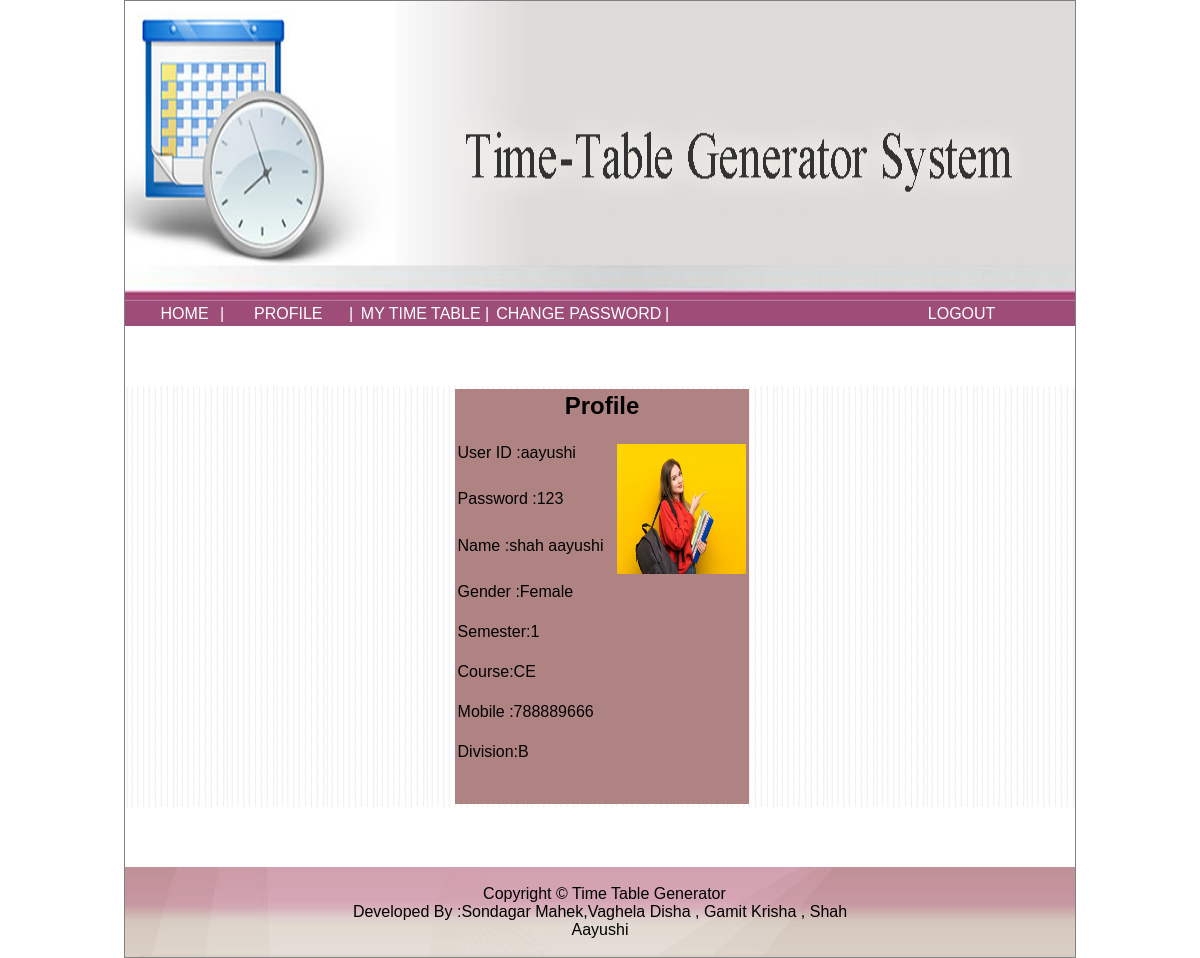
/student/profile.php (signed in), run on the app's committed database.
### tables this page shows
CREATE TABLE `reg` (
  `uname` varchar(20) NOT NULL,
  `pass` varchar(12) DEFAULT NULL,
  `cpass` varchar(12) DEFAULT NULL,
  `name` varchar(30) DEFAULT NULL,
  `gender` varchar(6) DEFAULT NULL,
  `mobile` decimal(10,0) DEFAULT NULL,
  `address` varchar(100) DEFAULT NULL,
  `status` varchar(30) DEFAULT NULL,
  `sem` varchar(10) DEFAULT NULL,
  `course` varchar(20) DEFAULT NULL,
  `photo` varchar(200) DEFAULT NULL,
  `division` varchar(5) NOT NULL
);

### student/main.php (called while the page is built, shortened)
<?php
 $u = $_SESSION['userSession'];
?>

### student/profile.php (the view, shortened to what this page needs)
<?php
	include("main.php");
?>
        <div style="margin-top:60px;margin-bottom:60px;background-image:url('../images/bg.png');">
	<table>
	<tr>
		<td></td>
		<td>
                    <?php
	           include("../config.php");
                            $q="select * from reg where uname='$u'";
	                    $r = mysqli_query($con,$q);
	                    $c = mysqli_num_rows($r);
                             if ($c>0) {
                             if($row = mysqli_fetch_array($r))
                             {
								$pic =$row['photo'];
                             echo "<table style='background-color: rgb(176,131,131)' width='100%'>";
                             echo "<tr>";
                            echo "<td colspan='2' align='center'>";
                                echo "<h2>Profile</h2>";
                            echo "</td>";
                        echo "</tr>";
                        echo "<tr>";
                            echo "<td valign='top'>";
                                echo "User ID :".$row['uname'];
                            echo "</td>";
                            echo "<td rowspan='3' align='right' valign='top'>";
                                 echo "<img src='../".$pic."' hspace='0px' vspace='0px' width='129' height='130' style='margin-left: 10px;
										margin-bottom: 5px;float: left; border:thin;background-color:#FF0000'/>";
                            echo "</td>";
                        echo "</tr>";
                        echo "<tr>";
                            echo "<td valign='top'>";
                                echo "Password :".$row['pass'];
                            echo "</td>";
                        echo "</tr>";
                         echo "<tr>";
                            echo "<td valign='top'>";
                               echo "Name :".$row['name'];
                            echo "</td>";
                        echo "</tr>";
                         echo "<tr>";
                            echo "<td valign='top'>";
                               echo "Gender :".$row['gender'];
                              echo "<tr>";
                            echo "<td><br>";
                               echo "Semester:".$row['sem'];
                              echo "<tr>";
                            echo "<td><br>";
							 echo "Course:".$row['course'];
                              echo "<tr>";
                              echo "<td><br>";
                               echo "Mobile :".$row['mobile'];
                            echo "</td>";
                        echo "</tr>";
                        echo "<tr>";
                            echo "<td valign='top'>";
                                 echo "<br>";
                              echo "Division:".$row['division'];
                               echo "</td></tr>";
                            echo "<tr><td>  <br><br>  ";
                            echo "</td>";
                        echo "</tr>";
                    echo "</table>";
                echo "</td>";
           echo "</tr>";
        echo "</table>";}}
        ?>
        </div>

### style.css (style rules this page uses)
body { font-family:arial; }
.link { display:block;color:White;background-color:#9D4D77;text-decoration:none;text-align: center; }

### data on the page
reg: uname "aayushi", photo (picture), pass "123", name "shah aayushi", gender "Female", sem "1", course "CE", mobile "788889666", division "B"
